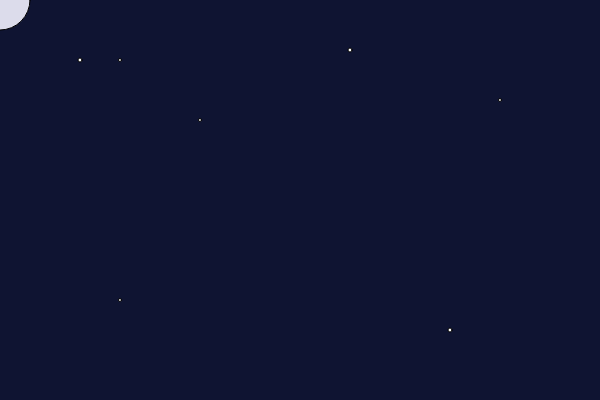
Frame 1 (no input)
Frame 60 (no input): identical to frame 1, image omitted
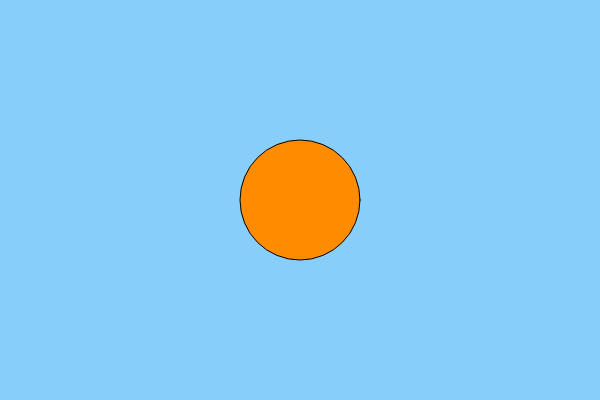
Frame 120 (the mouse pressed at the canvas centre since frame 60)

The p5.js sketch that drew these frames (run headless with seeded random() and noise() and a simulated clock; from frame 60 on, the mouse is pressed at the canvas centre):

// p5.js sketch
// ── sketch.js
function setup() {
  createCanvas(600, 400);
}

function draw() {
  let noite;
  if (mouseX < width / 2) {
    background(15, 20, 50);
    noite = true;
  } else {
    background(135, 206, 250);
    noite = false;
  }

  if (noite) {
    fill(255);
    circle(80, 60, 4);
    circle(200, 120, 3);
    circle(120, 60, 3);
    circle(350, 50, 4);
    circle(500, 100, 3);
    circle(120, 300, 3);
    circle(450, 330, 4);
  }

  if (noite) {
    if (mouseIsPressed) {
      fill(255, 255, 200);
    } else {
      fill(220, 220, 235);
    }
  } else {
    if (mouseIsPressed) {
      fill(255, 140, 0);
    } else {
      fill(255, 220, 50);
    }
  }

  let tamanho;
  if (mouseY < height / 2) {
    tamanho = 60;
  } else {
    tamanho = 120;
  }

  circle(mouseX, mouseY, tamanho);
}
